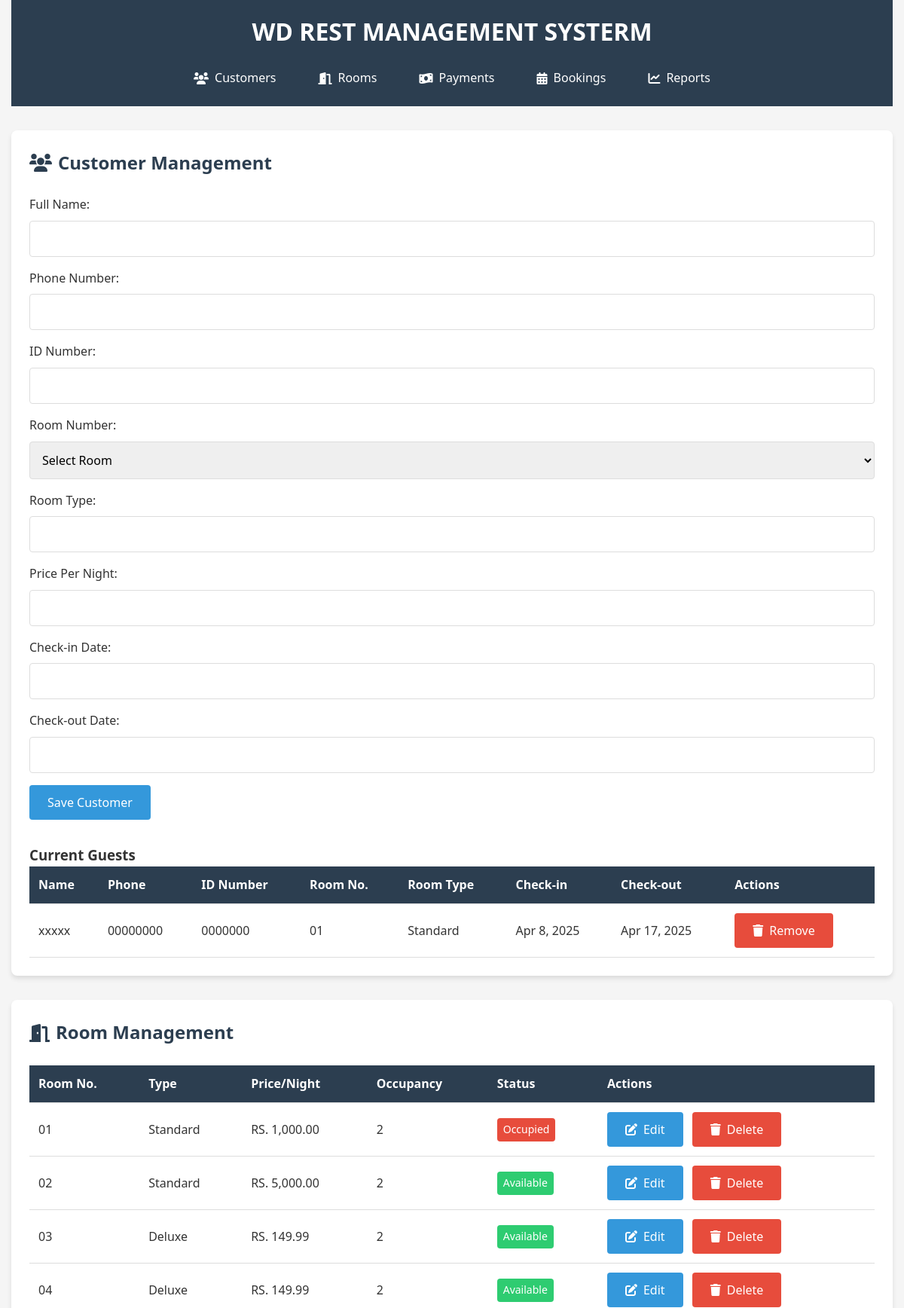
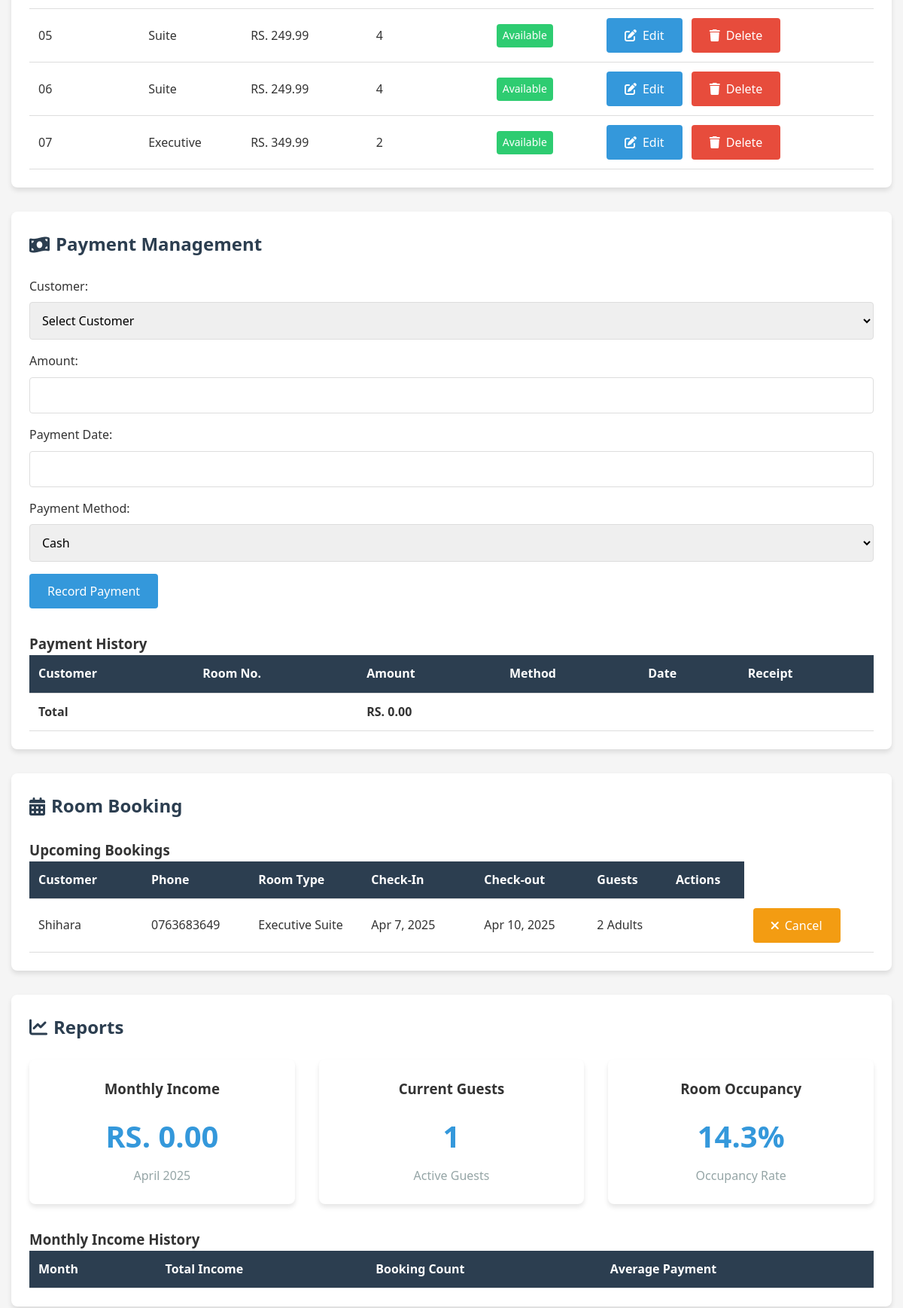
The page / (upper part) on the database its author committed (2 pictures, top to bottom).
### tables this page shows
CREATE TABLE `customers` (
  `id` int(11) NOT NULL,
  `name` varchar(100) NOT NULL,
  `phone` varchar(20) NOT NULL,
  `id_number` varchar(50) NOT NULL,
  `room_number` varchar(10) NOT NULL,
  `room_type` varchar(50) DEFAULT NULL,
  `check_in` date NOT NULL,
  `check_out` date NOT NULL,
  `created_at` timestamp NOT NULL DEFAULT current_timestamp()
);

CREATE TABLE `rooms` (
  `id` int(11) NOT NULL,
  `room_number` varchar(10) NOT NULL,
  `room_type` varchar(50) NOT NULL,
  `price_per_night` decimal(10,2) NOT NULL,
  `description` text DEFAULT NULL,
  `max_occupancy` int(11) DEFAULT NULL,
  `amenities` text DEFAULT NULL,
  `status` enum('available','occupied','maintenance') DEFAULT 'available'
);

CREATE TABLE `onlinebookings` (
  `id` int(11) NOT NULL,
  `name` varchar(255) NOT NULL,
  `email` varchar(255) NOT NULL,
  `phone` varchar(50) NOT NULL,
  `checkin_date` date NOT NULL,
  `checkout_date` date NOT NULL,
  `adults` int(11) NOT NULL,
  `children` int(11) NOT NULL,
  `room_type` varchar(255) NOT NULL,
  `special_requests` text DEFAULT NULL,
  `created_at` datetime NOT NULL DEFAULT current_timestamp()
);

### index.php (the view, shortened to what the rows shown need)
<?php
require 'db_connect.php';
$stmt = $pdo->query("SELECT * FROM customers ORDER BY created_at DESC");
$customers = $stmt->fetchAll();
$stmt = $pdo->prepare("SELECT * FROM onlinebookings ORDER BY created_at DESC");
$stmt->execute();
$upcomingBookings = $stmt->fetchAll();
$stmt = $pdo->query("SELECT * FROM rooms WHERE status = 'available' ORDER BY room_number");
$availableRooms = $stmt->fetchAll();
$stmt = $pdo->query("SELECT * FROM rooms ORDER BY room_number");
$allRooms = $stmt->fetchAll();
?>
<!DOCTYPE html>
<html lang="en">
<head>
    <link rel="stylesheet" href="https://cdnjs.cloudflare.com/ajax/libs/font-awesome/6.0.0-beta3/css/all.min.css">
    <link rel="stylesheet" href="https://cdn.jsdelivr.net/npm/flatpickr/dist/flatpickr.min.css">
    <link rel="stylesheet" href="style.css">
</head>
<body>
    <div class="container">
        <header>
            <h1>WD REST MANAGEMENT SYSTERM</h1>
        </header>
        <main>
            <section id="customers" class="card">
                <h2><i class="fas fa-users"></i> Customer Management</h2>
                <div class="table-container">
                    <table>
                        <thead>
                            <tr>
                                <th>Name</th>
                                <th>Phone</th>
                                <th>ID Number</th>
                                <th>Room No.</th>
                                <th>Room Type</th>
                                <th>Check-in</th>
                                <th>Check-out</th>
                                <th>Actions</th>
                            </tr>
                        </thead>
                        <tbody>
                            <?php foreach ($customers as $customer): ?>
                                <tr>
                                    <td><?= htmlspecialchars($customer['name']) ?></td>
                                    <td><?= htmlspecialchars($customer['phone']) ?></td>
                                    <td><?= htmlspecialchars($customer['id_number']) ?></td>
                                    <td><?= htmlspecialchars($customer['room_number']) ?></td>
                                    <td><?= htmlspecialchars($customer['room_type']) ?></td>
                                    <td><?= date('M j, Y', strtotime($customer['check_in'])) ?></td>
                                    <td><?= date('M j, Y', strtotime($customer['check_out'])) ?></td>
                                    <td>
                                        <form method="POST" style="display:inline;">
                                            <button type="submit" class="btn btn-danger"
                                                onclick="return confirm('Are you sure you want to delete this customer and all their bookings/payments?')">
                                                <i class="fas fa-trash"></i> Remove
                                            </button>
                                        </form>
                                    </td>
                                </tr>
                            <?php endforeach; ?>
                        </tbody>
                    </table>
                </div>
            </section>
            <section id="rooms" class="card">
                <h2><i class="fas fa-door-open"></i> Room Management</h2>
                <div class="table-container">
                    <table>
                        <thead>
                            <tr>
                                <th>Room No.</th>
                                <th>Type</th>
                                <th>Price/Night</th>
                                <th>Occupancy</th>
                                <th>Status</th>
                                <th>Actions</th>
                            </tr>
                        </thead>
                        <tbody>
                            <?php foreach ($allRooms as $room): ?>
                                <tr>
                                    <td><?= htmlspecialchars($room['room_number']) ?></td>
                                    <td><?= htmlspecialchars($room['room_type']) ?></td>
                                    <td>RS. <?= number_format($room['price_per_night'], 2) ?></td>
                                    <td><?= $room['max_occupancy'] ?></td>
                                    <td>
                                        <span class="status-badge <?= $room['status'] ?>">
                                            <?= ucfirst($room['status']) ?>
                                        </span>
                                    </td>
                                    <td>
                                        <button onclick="editRoom(<?= $room['id'] ?>)" class="btn btn-edit">
                                            <i class="fas fa-edit"></i> Edit
                                        </button>
                                        <form method="POST" style="display:inline;">
                                            <button type="submit" class="btn btn-danger">
                                                <i class="fas fa-trash"></i> Delete
                                            </button>
                                        </form>
                                    </td>
                                </tr>
                            <?php endforeach; ?>
                        </tbody>
                    </table>
                </div>
            </section>
            <section id="payments" class="card">
                <h2><i class="fas fa-money-bill-wave"></i> Payment Management</h2>
                <div class="table-container">
                    <table>
                        <thead>
                            <tr>
                                <th>Customer</th>
                                <th>Room No.</th>
                                <th>Amount</th>
                                <th>Method</th>
                                <th>Date</th>
                                <th>Receipt</th>
                            </tr>
                        </thead>
                    </table>
                </div>
            </section>
            <section id="bookings" class="card">
                <h2><i class="fas fa-calendar-alt"></i> Room Booking</h2>
                <div class="table-container">
                    <table>
                        <thead>
                            <tr>
                                <th style="width: 150px;">Customer</th>
                                <th>Phone</th>
                                <th style="width: 150px;">Room Type</th>
                                <th style="width: 150px;">Check-In</th>
                                <th style="width: 150px;">Check-out</th>
                                <th>Guests</th>
                                <th>Actions</th>
                            </tr>
                        </thead>
                        <tbody>
                            <?php foreach ($upcomingBookings as $booking): ?>
                                <tr>
                                    <td><?= htmlspecialchars($booking['name']) ?></td>
                                    <td><?= htmlspecialchars($booking['phone']) ?></td>
                                    <td><?= htmlspecialchars($booking['room_type']) ?></td>
                                    <td><?= date('M j, Y', strtotime($booking['checkin_date'])) ?></td>
                                    <td><?= date('M j, Y', strtotime($booking['checkout_date'])) ?></td>
                                    <td>
                                        <?= $booking['adults'] ?> Adult<?= $booking['adults'] > 1 ? 's' : '' ?>
                                    </td>
                                    <td>
                                        <span class="status-badge <?= $booking['status'] ?>">
                                        </span>
                                    </td>
                                    <td>
                                        <form method="POST" style="display:inline;">
                                            <button type="submit" class="btn btn-warning"
                                                onclick="return confirm('Are you sure you want to cancel this booking?')">
                                                <i class="fas fa-times"></i> Cancel
                                            </button>
                                        </form>
                                    </td>
                                </tr>
                            <?php endforeach; ?>
                        </tbody>
                    </table>
                </div>
            </section>
            <section id="reports" class="card">
                <h2><i class="fas fa-chart-line"></i> Reports</h2>
                <div class="table-container">
                    <table>
                        <thead>
                            <tr>
                                <th>Month</th>
                                <th>Total Income</th>
                                <th>Booking Count</th>
                                <th>Average Payment</th>
                            </tr>
                        </thead>
                    </table>
                </div>
            </section>
        </main>
    </div>
</body>
</html>

### rows shown on the page
customers: name "xxxxx", phone "00000000", id_number "0000000", room_number "01", room_type "Standard", check_in "Apr 8, 2025", check_out "Apr 17, 2025"
rooms: room_number "01", room_type "Standard", price_per_night "1,000.00", max_occupancy "2", status "Occupied"
rooms: room_number "02", room_type "Standard", price_per_night "5,000.00", max_occupancy "2", status "Available"
rooms: room_number "03", room_type "Deluxe", price_per_night "149.99", max_occupancy "2", status "Available"
rooms: room_number "04", room_type "Deluxe", price_per_night "149.99", max_occupancy "2", status "Available"
rooms: room_number "05", room_type "Suite", price_per_night "249.99", max_occupancy "4", status "Available"
rooms: room_number "06", room_type "Suite", price_per_night "249.99", max_occupancy "4", status "Available"
rooms: room_number "07", room_type "Executive", price_per_night "349.99", max_occupancy "2", status "Available"
onlinebookings: name "Shihara", phone "0763683649", room_type "Executive Suite", checkin_date "Apr 7, 2025", checkout_date "Apr 10, 2025", adults "2"

### other values the page prints
array_sum(array_column($payments, 'amount')) "0.00"
$monthlyIncome "0.00"
count($customers) "1"
$occupancyRate "14.3"
